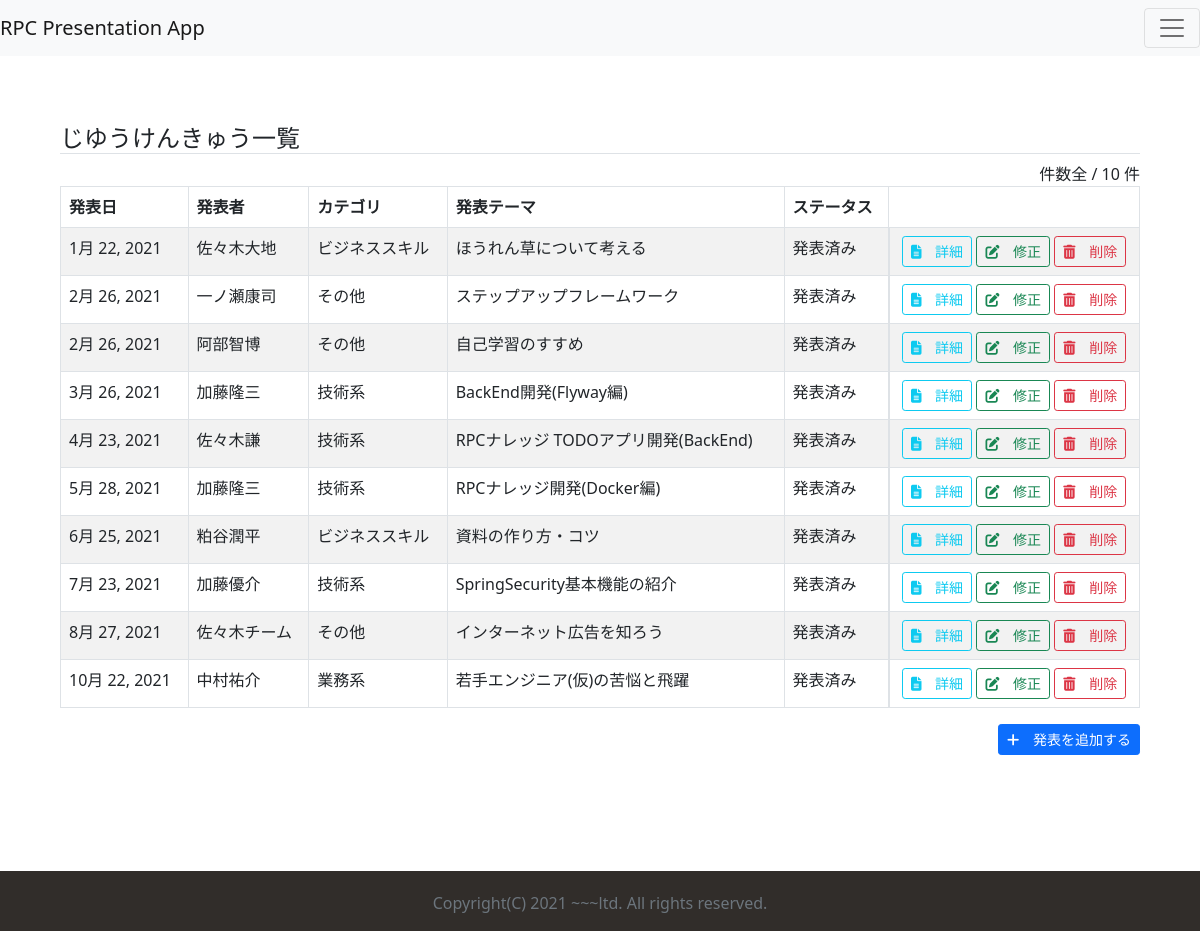
Page /list/ on the committed database.
### jiyukenkyu_app/models.py (models this page shows, shortened)
class Presentation(models.Model):
    CHOICES = (
        (1, '技術系'),
        (2, '業務系'),
        (3, 'ビジネススキル'),
        (4, 'その他'),
    )
    presenter = models.CharField(max_length=20)
    theme = models.CharField(max_length=30)
    category = models.IntegerField(null=True, blank=True, choices=CHOICES)
    detail = models.TextField()
    presented_at = models.DateField()
    is_presented = models.BooleanField(default=True)
    created_at = models.DateTimeField(auto_now_add=True)
    updated_at = models.DateTimeField(auto_now=True)

### jiyukenkyu_app/views.py (the view)
# urls.py: path('list/', views.List.as_view(), name='list'),
class List(ListView):
    model = Presentation
    template_name = 'list.html'
    ordering = 'presented_at'
    def get_context_data(self, **kwargs):
        context = super().get_context_data(**kwargs)
        context.update(common_label(self))
        context['list_title'] = 'じゆうけんきゅう一覧'
        list_count = len(self.object_list)
        context['count'] = '件数全 / {} 件'.format(list_count)
        return context

### jiyukenkyu_app/views.py (called while the page is built)
def common_label(self):
    context = {}
    context['presented_at_label'] = '発表日'
    context['presenter_label'] = '発表者'
    context['category_label'] = 'カテゴリ'
    context['theme_label'] = '発表テーマ'
    context['detail_label'] = '詳細'
    context['status_label'] = 'ステータス'
    context['before_presentation'] = '発表前'
    context['after_presentation'] = '発表済み'
    context['list_btn'] = '発表リスト'
    context['add_btn'] = '発表を追加する'
    context['detail_btn'] = '詳細'
    context['modify_btn'] = '修正'
    context['delete_btn'] = '削除'
    context['back_btn'] = '戻る'
    return context

### jiyukenkyu_app/templates/list.html
{% extends 'common.html' %}
{% block content %}
<div class="list-container">
  <h4 class="mt-4 border-bottom">
    {{list_title}}
  </h4>
  <div class="obj-count">{{count}}</div>
    <table class="table table-striped table-bordered">
      <thead>
        <tr>
          <th scope="col">{{presented_at_label}}</th>
          <th scope="col">{{presenter_label}}</th>
          <th scope="col">{{category_label}}</th>
          <th scope="col">{{theme_label}}</th>
          <th scope="col">{{status_label}}</th>
          <th scope="col"></th>
        </tr>
      </thead>
      <tbody>
        {% for obj in object_list %}
        <tr>
          <td>{{ obj.presented_at }}</td>
          <td>{{ obj.presenter }}</td>
          <td>{{ obj.get_category_display }}</td>
          <td>{{ obj.theme }}</td>
          <td>
            {% if obj.is_presented %}
              <div class="after_presentation">
                {{after_presentation}}
              </div>
            {% else %}
              <div class="before_presentation">
                {{before_presentation}}
              </div>
            {% endif %}
          </td>
          <td class="event-cell">
            <a href="{% url 'app:detail' obj.id %}" class="btn btn-outline-info btn-sm">
              <i class="fas fa-file-alt"></i>
              {{detail_btn}}
            </a>
            <a href="{% url 'app:update' obj.id %}" class="btn btn-outline-success btn-sm">
              <i class="fas fa-edit"></i>
              {{modify_btn}}
            </a>
            <a href="{% url 'app:delete' obj.id %}" class="btn btn-outline-danger btn-sm">
              <i class="fas fa-trash-alt"></i>
              {{delete_btn}}
            </a>
          </td>
        </tr>
        {% endfor %}
      </tbody>
    </table>
    <div class="inner-bottom">
      <a href="{% url 'app:create' %}" class="btn btn-primary btn-sm my-3 create-btn">
        <i class="fas fa-plus"></i>
        {{add_btn}}
      </a>
    </div>
</div>
{% endblock %}

### jiyukenkyu_app/templates/common.html (shortened to what this page needs)
{% load static %}
<!DOCTYPE html>
<html>
    <head>
        <link href="https://cdn.jsdelivr.net/npm/bootstrap@5.0.2/dist/css/bootstrap.min.css" rel="stylesheet">
        <link href="{% static 'css/common.css' %}" rel="stylesheet">
    </head>
    <body>
        {% include 'header.html' %}
        <main>
            {% block content %}
            {% endblock %}
        </main>
        {% include 'footer.html' %}
    </body>
</html>

### jiyukenkyu_app/templates/header.html (shortened to what this page needs)
<header>
    <nav class="navbar navbar-light bg-light fixed-top">
        <a class="navbar-brand" href="#">RPC Presentation App</a>
        <button class="navbar-toggler" type="button" data-toggle="collapse" data-target="#navbarNav" aria-controls="navbarNav" aria-expanded="false" aria-label="Toggle navigation">
            <span class="navbar-toggler-icon"></span>
        </button>
    </nav>
</header>

### jiyukenkyu_app/templates/footer.html
<footer class="footer">
    <div class="container text-center">
        <p class="text-muted">Copyright(C) 2021 ~~~ltd. All rights reserved.</p>
    </div>
</footer>

### jiyukenkyu_app/static/css/common.css (style rules this page uses)
.container, .container-lg, .container-md, .container-sm { max-width: 700px; }
html { position: relative; min-height: 100%; }
body { margin-bottom: 60px; }
main { padding: 100px 0; }
.footer { position: absolute; bottom: 0; width: 100%; height: 60px; background-color: #312d2a; }
.container { width: auto; max-width: 680px; }
.container .text-muted { margin: 20px 0; }
.table { margin: 0 auto; padding: 100px 0; }
.fas { margin-right: 10px; }
.event-cell { display: flex; justify-content: space-evenly; }
.list-container { width: 90%; margin: 0 auto; }
.obj-count { text-align: right; margin-left: auto; }
.inner-bottom { display: flex; margin-left: auto; align-items: center; }
.create-btn { margin-left: auto; }

### rows in the picture
Presentation: presented_at "1月 22, 2021", presenter "佐々木大地", category "ビジネススキル", theme "ほうれん草について考える", after_presentation "発表済み", detail_btn "詳細", modify_btn "修正", delete_btn "削除"
Presentation: presented_at "2月 26, 2021", presenter "一ノ瀬康司", category "その他", theme "ステップアップフレームワーク", after_presentation "発表済み", detail_btn "詳細", modify_btn "修正", delete_btn "削除"
Presentation: presented_at "2月 26, 2021", presenter "阿部智博", category "その他", theme "自己学習のすすめ", after_presentation "発表済み", detail_btn "詳細", modify_btn "修正", delete_btn "削除"
Presentation: presented_at "3月 26, 2021", presenter "加藤隆三", category "技術系", theme "BackEnd開発(Flyway編)", after_presentation "発表済み", detail_btn "詳細", modify_btn "修正", delete_btn "削除"
Presentation: presented_at "4月 23, 2021", presenter "佐々木謙", category "技術系", theme "RPCナレッジ TODOアプリ開発(BackEnd)", after_presentation "発表済み", detail_btn "詳細", modify_btn "修正", delete_btn "削除"
Presentation: presented_at "5月 28, 2021", presenter "加藤隆三", category "技術系", theme "RPCナレッジ開発(Docker編)", after_presentation "発表済み", detail_btn "詳細", modify_btn "修正", delete_btn "削除"
Presentation: presented_at "6月 25, 2021", presenter "粕谷潤平", category "ビジネススキル", theme "資料の作り方・コツ", after_presentation "発表済み", detail_btn "詳細", modify_btn "修正", delete_btn "削除"
Presentation: presented_at "7月 23, 2021", presenter "加藤優介", category "技術系", theme "SpringSecurity基本機能の紹介", after_presentation "発表済み", detail_btn "詳細", modify_btn "修正", delete_btn "削除"
Presentation: presented_at "8月 27, 2021", presenter "佐々木チーム", category "その他", theme "インターネット広告を知ろう", after_presentation "発表済み", detail_btn "詳細", modify_btn "修正", delete_btn "削除"
Presentation: presented_at "10月 22, 2021", presenter "中村祐介", category "業務系", theme "若手エンジニア(仮)の苦悩と飛躍", after_presentation "発表済み", detail_btn "詳細", modify_btn "修正", delete_btn "削除"

### other values in the picture
{{ list_title }} "じゆうけんきゅう一覧"
{{ count }} "件数全 / 10 件"
{{ presented_at_label }} "発表日"
{{ presenter_label }} "発表者"
{{ category_label }} "カテゴリ"
{{ theme_label }} "発表テーマ"
{{ status_label }} "ステータス"
{{ add_btn }} "発表を追加する"
